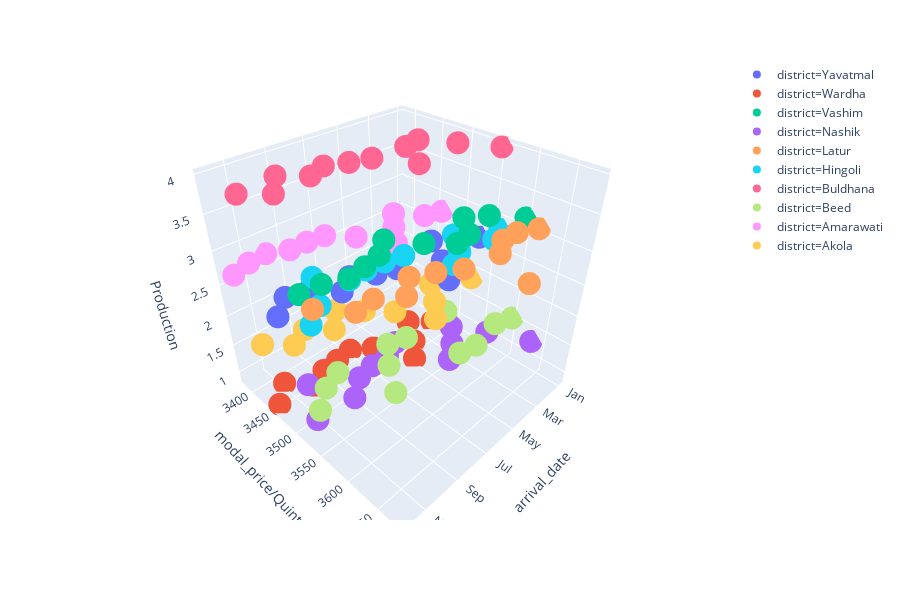

Notebook cell for this chart:
### Code cell
import plotly.express as px
# iris = px.data.iris()
fig = px.scatter_3d(avmhn, x=avmhn['arrival_date'], y=avmhn['modal_price/Quintol'], z=avmhn['Production'],color ='district')
fig.show()

### Figure 1 — Plotly figure (JSON) as saved in the notebook; plotly's stock layout.template omitted (floating-point values rounded to 4 significant figures)
{"data": [{"hoverlabel": {"namelength": 0}, "hovertemplate": "district=Yavatmal<br>arrival_date=%{x}<br>modal_price/Quintol=%{y}<br>Production=%{z}", "legendgroup": "district=Yavatmal", "marker": {"color": "#636efa", "symbol": "circle"}, "mode": "markers", "name": "district=Yavatmal", "scene": "scene", "showlegend": true, "type": "scatter3d", "x": ["Jan", "Feb", "Mar", "Apr", "May", "Jun", "Jul", "Aug", "Sep", "Oct", "Nov", "Dec"], "y": [3531.0, 3519.0, 3492.0, 3535.0, 3570.0, 3508.0, 3498.0, 3479.0, 3498.0, 3469.0, 3460.0, 3484.0], "z": [2.578, 2.578, 2.578, 2.578, 2.578, 2.578, 2.578, 2.578, 2.578, 2.578, 2.578, 2.578]}, {"hoverlabel": {"namelength": 0}, "hovertemplate": "district=Wardha<br>arrival_date=%{x}<br>modal_price/Quintol=%{y}<br>Production=%{z}", "legendgroup": "district=Wardha", "marker": {"color": "#EF553B", "symbol": "circle"}, "mode": "markers", "name": "district=Wardha", "scene": "scene", "showlegend": true, "type": "scatter3d", "x": ["Jan", "Feb", "Mar", "Apr", "May", "Jun", "Jul", "Aug", "Sep", "Oct", "Nov", "Dec"], "y": [3485.0, 3476.0, 3449.0, 3488.0, 3515.0, 3456.0, 3436.0, 3440.0, 3443.0, 3464.0, 3425.0, 3452.0], "z": [0.886, 0.886, 0.886, 0.886, 0.886, 0.886, 0.886, 0.886, 0.886, 0.886, 0.886, 0.886]}, {"hoverlabel": {"namelength": 0}, "hovertemplate": "district=Vashim<br>arrival_date=%{x}<br>modal_price/Quintol=%{y}<br>Production=%{z}", "legendgroup": "district=Vashim", "marker": {"color": "#00cc96", "symbol": "circle"}, "mode": "markers", "name": "district=Vashim", "scene": "scene", "showlegend": true, "type": "scatter3d", "x": ["Jan", "Feb", "Mar", "Apr", "May", "Jun", "Jul", "Aug", "Sep", "Oct", "Nov", "Dec"], "y": [3599.0, 3563.0, 3544.0, 3575.0, 3579.0, 3552.0, 3514.0, 3534.0, 3541.0, 3546.0, 3534.0, 3532.0], "z": [3.148, 3.148, 3.148, 3.148, 3.148, 3.148, 3.148, 3.148, 3.148, 3.148, 3.148, 3.148]}, {"hoverlabel": {"namelength": 0}, "hovertemplate": "district=Nashik<br>arrival_date=%{x}<br>modal_price/Quintol=%{y}<br>Production=%{z}", "legendgroup": "district=Nashik", "marker": {"color": "#ab63fa", "symbol": "circle"}, "mode": "markers", "name": "district=Nashik", "scene": "scene", "showlegend": true, "type": "scatter3d", "x": ["Jan", "Feb", "Mar", "Apr", "May", "Jun", "Jul", "Aug", "Sep", "Oct", "Nov", "Dec"], "y": [3634.0, 3578.0, 3535.0, 3560.0, 3578.0, 3503.0, 3516.0, 3515.0, 3520.0, 3542, 3484.0, 3538.0], "z": [1.291, 1.291, 1.291, 1.291, 1.291, 1.291, 1.291, 1.291, 1.291, 1.291, 1.291, 1.291]}, {"hoverlabel": {"namelength": 0}, "hovertemplate": "district=Latur<br>arrival_date=%{x}<br>modal_price/Quintol=%{y}<br>Production=%{z}", "legendgroup": "district=Latur", "marker": {"color": "#FFA15A", "symbol": "circle"}, "mode": "markers", "name": "district=Latur", "scene": "scene", "showlegend": true, "type": "scatter3d", "x": ["Jan", "Feb", "Mar", "Apr", "May", "Jun", "Jul", "Aug", "Sep", "Oct", "Nov", "Dec"], "y": [3619.0, 3605.0, 3604.0, 3620.0, 3678, 3612.0, 3595.0, 3581.0, 3604.0, 3583.0, 3587.0, 3553.0], "z": [3.073, 3.073, 3.073, 3.073, 3.073, 3.073, 3.073, 3.073, 3.073, 3.073, 3.073, 3.073]}, {"hoverlabel": {"namelength": 0}, "hovertemplate": "district=Hingoli<br>arrival_date=%{x}<br>modal_price/Quintol=%{y}<br>Production=%{z}", "legendgroup": "district=Hingoli", "marker": {"color": "#19d3f3", "symbol": "circle"}, "mode": "markers", "name": "district=Hingoli", "scene": "scene", "showlegend": true, "type": "scatter3d", "x": ["Jan", "Feb", "Mar", "Apr", "May", "Jun", "Jul", "Aug", "Sep", "Oct", "Nov", "Dec"], "y": [3562.0, 3573.0, 3529.0, 3562.0, 3575.0, 3519.0, 3514.0, 3511.0, 3513.0, 3479.0, 3528.0, 3548.0], "z": [2.833, 2.833, 2.833, 2.833, 2.833, 2.833, 2.833, 2.833, 2.833, 2.833, 2.833, 2.833]}, {"hoverlabel": {"namelength": 0}, "hovertemplate": "district=Buldhana<br>arrival_date=%{x}<br>modal_price/Quintol=%{y}<br>Production=%{z}", "legendgroup": "district=Buldhana", "marker": {"color": "#FF6692", "symbol": "circle"}, "mode": "markers", "name": "district=Buldhana", "scene": "scene", "showlegend": true, "type": "scatter3d", "x": ["Jan", "Feb", "Mar", "Apr", "May", "Jun", "Jul", "Aug", "Sep", "Oct", "Nov", "Dec"], "y": [3552.0, 3506.0, 3464.0, 3469.0, 3517.0, 3467.0, 3458.0, 3446.0, 3458.0, 3431.0, 3467.0, 3441.0], "z": [3.963, 3.963, 3.963, 3.963, 3.963, 3.963, 3.963, 3.963, 3.963, 3.963, 3.963, 3.963]}, {"hoverlabel": {"namelength": 0}, "hovertemplate": "district=Beed<br>arrival_date=%{x}<br>modal_price/Quintol=%{y}<br>Production=%{z}", "legendgroup": "district=Beed", "marker": {"color": "#B6E880", "symbol": "circle"}, "mode": "markers", "name": "district=Beed", "scene": "scene", "showlegend": true, "type": "scatter3d", "x": ["Jan", "Feb", "Mar", "Apr", "May", "Jun", "Jul", "Aug", "Sep", "Oct", "Nov", "Dec"], "y": [3599.0, 3590.0, 3524.0, 3600.0, 3595.0, 3525.0, 3517.0, 3547.0, 3587.0, 3512.0, 3523.0, 3546.0], "z": [1.518, 1.518, 1.518, 1.518, 1.518, 1.518, 1.518, 1.518, 1.518, 1.518, 1.518, 1.518]}, {"hoverlabel": {"namelength": 0}, "hovertemplate": "district=Amarawati<br>arrival_date=%{x}<br>modal_price/Quintol=%{y}<br>Production=%{z}", "legendgroup": "district=Amarawati", "marker": {"color": "#FF97FF", "symbol": "circle"}, "mode": "markers", "name": "district=Amarawati", "scene": "scene", "showlegend": true, "type": "scatter3d", "x": ["Jan", "Feb", "Mar", "Apr", "May", "Jun", "Jul", "Aug", "Sep", "Oct", "Nov", "Dec"], "y": [3462.0, 3454.0, 3419.0, 3447.0, 3479.0, 3431.0, 3399.0, 3396.0, 3397.0, 3383.0, 3387.0, 3398.0], "z": [2.727, 2.727, 2.727, 2.727, 2.727, 2.727, 2.727, 2.727, 2.727, 2.727, 2.727, 2.727]}, {"hoverlabel": {"namelength": 0}, "hovertemplate": "district=Akola<br>arrival_date=%{x}<br>modal_price/Quintol=%{y}<br>Production=%{z}", "legendgroup": "district=Akola", "marker": {"color": "#FECB52", "symbol": "circle"}, "mode": "markers", "name": "district=Akola", "scene": "scene", "showlegend": true, "type": "scatter3d", "x": ["Jan", "Feb", "Mar", "Apr", "May", "Jun", "Jul", "Aug", "Sep", "Oct", "Nov", "Dec"], "y": [3523.0, 3489.0, 3493.0, 3525.0, 3551.0, 3503.0, 3473.0, 3445.0, 3476.0, 3449.0, 3464.0, 3436.0], "z": [1.849, 1.849, 1.849, 1.849, 1.849, 1.849, 1.849, 1.849, 1.849, 1.849, 1.849, 1.849]}], "layout": {"height": 600, "legend": {"tracegroupgap": 0}, "margin": {"t": 60}, "scene": {"domain": {"x": [0, 1], "y": [0, 1]}, "xaxis": {"title": {"text": "arrival_date"}}, "yaxis": {"title": {"text": "modal_price/Quintol"}}, "zaxis": {"title": {"text": "Production"}}}}}
